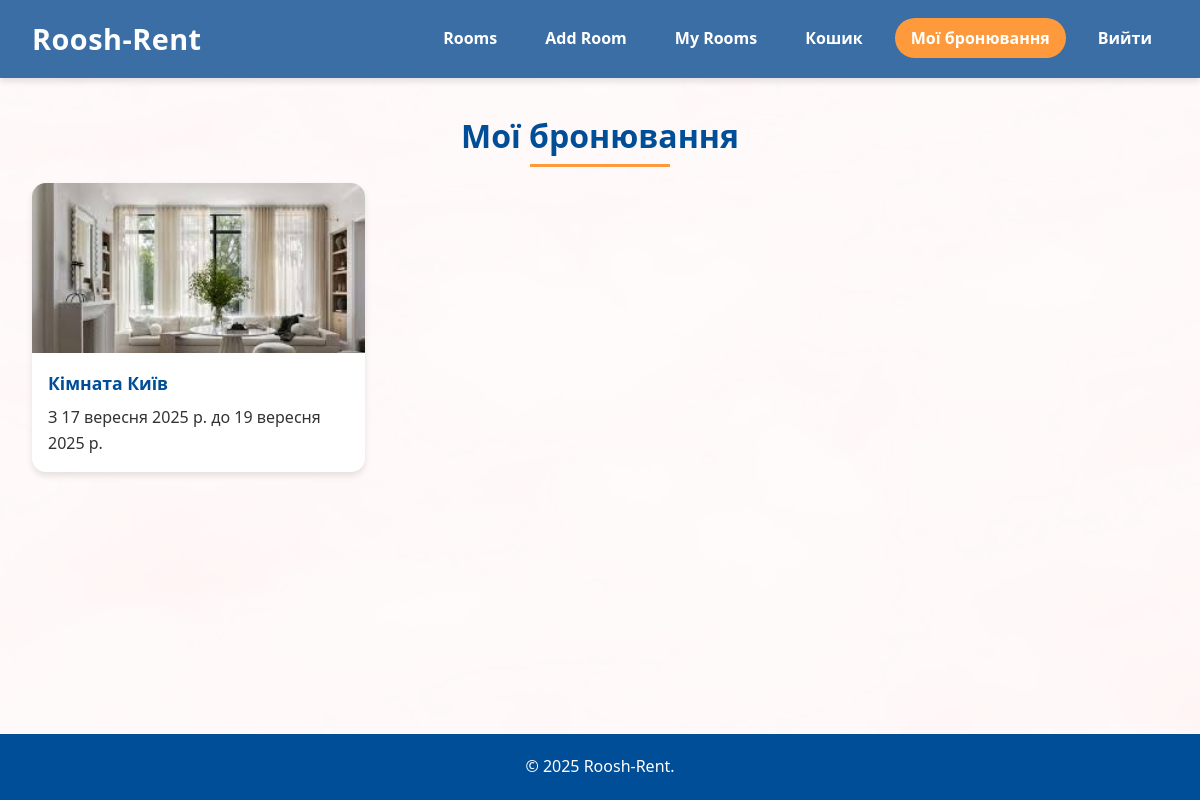
The page /bookings/ (signed in) on the database its author committed.
### rooms/models.py (models this page shows, shortened)
class Booking(models.Model):
    STATUS_CHOICES = (
        ("pending", "Очікує"),
        ("confirmed", "Підтверджено"),
        ("cancelled", "Скасовано"),
    )
    room = models.ForeignKey(Room, on_delete=models.CASCADE, related_name="bookings")
    user = models.ForeignKey(User, on_delete=models.CASCADE, related_name="bookings")
    start_date = models.DateField()
    end_date = models.DateField()
    status = models.CharField(max_length=10, choices=STATUS_CHOICES, default="confirmed")
    created_at = models.DateTimeField(auto_now_add=True)
    class Meta:
        ordering = ["-created_at"]

class Room(models.Model):
    owner = models.ForeignKey(User, on_delete=models.CASCADE, related_name="rooms", default=1)
    title = models.CharField(max_length=120, blank=True)
    price = models.DecimalField(max_digits=10, decimal_places=2, validators=[MinValueValidator(0)])
    address = models.CharField(max_length=300)
    coordX = models.FloatField()
    coordY = models.FloatField()
    picture = models.ImageField(upload_to=room_image_upload_to, blank=True, null=True)
    description = models.TextField(blank=True)
    rooms = models.PositiveIntegerField(default=1)
    bathrooms = models.PositiveIntegerField(default=1)
    area = models.PositiveIntegerField(blank=True, null=True)
    phone = models.CharField(max_length=20, blank=True)
    is_available = models.BooleanField(default=True)
    created_at = models.DateTimeField(auto_now_add=True)
    @property
    def image_url(self):
        if self.picture:
            return self.picture.url
        first = self.images.first()
        if first:
            return first.image.url
        return "/static/rooms/images/placeholder.jpg"

### rooms/views.py (the view)
# urls.py: path('bookings/', views.my_bookings, name='my_bookings'),
@login_required
def my_bookings(request):
    qs = Booking.objects.filter(user=request.user, status="confirmed").select_related("room")
    return render(request, "rooms/bookings.html", {"bookings": qs})

### rooms/templates/rooms/bookings.html (shortened to what this page needs)
{% load static %}
<!doctype html>
<html lang="uk">
<head>
  <link rel="stylesheet" href="{% static 'rooms/css/roomstyle.css' %}">
</head>
<body>
<div class="background-container"><div class="bg-overlay"></div></div>
<header>
  <div class="logo"><h1>Roosh-Rent</h1></div>
  {% include "base_nav.html" %}
</header>
<main>
  <div class="page-header"><h2>Мої бронювання</h2></div>
  <div class="rooms grid">
    {% for b in bookings %}
      <div class="room card">
        <a href="{% url 'room_detail' b.room.pk %}" class="card-link">
          <div class="room-image thumb">
            <img src="{{ b.room.image_url }}" alt="">
          </div>
          <div class="room-content">
            <h3 class="truncate">{{ b.room.title|default:b.room.address }}</h3>
            <p class="price">З {{ b.start_date }} до {{ b.end_date }}</p>
          </div>
        </a>
      </div>
    {% empty %}
      <p>Поки що без бронювань.</p>
    {% endfor %}
  </div>
</main>
<footer>
  <div class="footer-content">
    <p>&copy; {% now "Y" %} Roosh-Rent.</p>
  </div>
</footer>
</body>
</html>

### rooms/static/rooms/css/roomstyle.css (style rules this page uses)
:root { --primary-color:#3a6ea5; --secondary-color:#004e98; --accent-color:#ff9a3c; --light-color:#f0f4f8; --dark-color:#333; --shadow:0 4px 6px rgba(0,0,0,.1); --radius:14px; }
* { margin:0;padding:0;box-sizing:border-box;font-family:'Segoe UI',Tahoma,Geneva,Verdana,sans-serif }
body { min-height:100vh;display:flex;flex-direction:column;color:var(--dark-color);background:var(--light-color);line-height:1.6 }
.background-container { position:fixed;inset:0;z-index:-1;background-image:url('/static/rooms/images/background.jpg');background-size:cover;background-position:center }
.bg-overlay { position:absolute;inset:0;background:rgba(255,255,255,.85) }
header { background:var(--primary-color);color:#fff;padding:1rem 2rem;box-shadow:var(--shadow);display:flex;justify-content:space-between;align-items:center }
.logo h1 { font-size:1.8rem;font-weight:700;letter-spacing:.5px }
main { flex:1;padding:2rem;max-width:1400px;margin:0 auto;width:100% }
.page-header { margin-bottom:1rem;text-align:center }
.page-header h2 { font-size:2rem;color:var(--secondary-color);display:inline-block;padding-bottom:.35rem;position:relative }
.page-header h2:after { content:'';position:absolute;left:25%;bottom:0;width:50%;height:3px;background:var(--accent-color) }
footer { background:var(--secondary-color);color:#fff;padding:1rem;text-align:center;margin-top:auto }
.rooms.grid { display:grid;grid-template-columns:repeat(auto-fill,minmax(260px,1fr));gap:1rem;width:60% }
.room.card { background:#fff;border-radius:var(--radius);box-shadow:var(--shadow);overflow:hidden;transition:.25s }
.card-link { display:block;color:inherit;text-decoration:none }
.thumb { height:170px;overflow:hidden }
.thumb img { width:100%;height:100%;object-fit:cover;display:block;transition:transform .5s }
.room-content { padding:1rem }
.room h3 { color:var(--secondary-color);margin-bottom:.5rem;font-size:1.1rem }
.truncate { white-space:nowrap;overflow:hidden;text-overflow:ellipsis }
.rooms { display:flex;flex-direction:column;gap:1rem }
.room { background:#fff;border-radius:var(--radius);box-shadow:var(--shadow);overflow:hidden }
.room-image img { width:100%;height:auto;display:block }
.footer-content p { margin:.25rem 0 }

### rows shown on the page
Booking: room.image_url (picture), room "Кімната Київ", start_date "17 вересня 2025 р.", end_date "19 вересня 2025 р."
